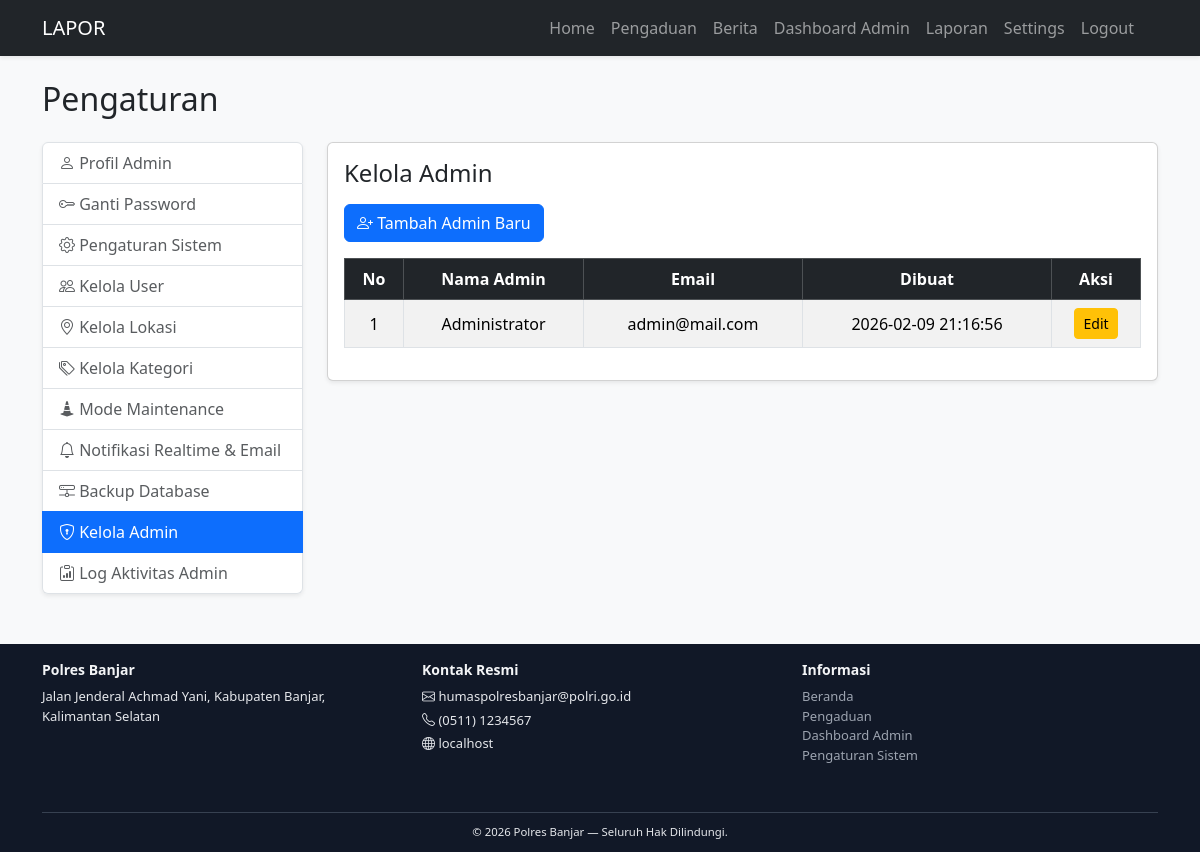
/index.php?page=settings&menu=admin (signed in), run on the app's committed database.
### tables this page shows
CREATE TABLE `users` (
  `id_user` int(11) NOT NULL,
  `nama_lengkap` varchar(100) NOT NULL,
  `email` varchar(100) NOT NULL,
  `password` varchar(255) NOT NULL,
  `role` enum('admin','user','public') DEFAULT 'user',
  `no_hp` varchar(20) DEFAULT NULL,
  `alamat` text DEFAULT NULL,
  `created_at` timestamp NOT NULL DEFAULT current_timestamp(),
  `foto_profil` varchar(255) DEFAULT NULL
);

### index.php (called while the page is built, shortened)
<?php
$page = isset($_GET['page']) ? $_GET['page'] : 'home';
include 'views/header.php';
include route($page);
include 'views/footer.php';

### views/settings_admin/admin.php (the view, shortened to what this page needs)
<h4 class="mb-3">Kelola Admin</h4>
<button class="btn btn-primary mb-3" data-bs-toggle="modal" data-bs-target="#modalAddAdmin">
    <i class="bi bi-person-plus"></i> Tambah Admin Baru
</button>
<div class="table-responsive">
    <table class="table table-bordered table-striped align-middle text-center">
        <thead class="table-dark">
            <tr>
                <th>No</th>
                <th>Nama Admin</th>
                <th>Email</th>
                <th>Dibuat</th>
                <th>Aksi</th>
            </tr>
        </thead>
        <tbody>
            <?php
            $q = mysqli_query($conn, "SELECT * FROM users WHERE role='admin' ORDER BY id_user ASC");
            $no = 1;
            while ($row = mysqli_fetch_assoc($q)):
            ?>
            <tr>
                <td><?= $no++ ?></td>
                <td><?= htmlspecialchars($row['nama_lengkap']) ?></td>
                <td><?= htmlspecialchars($row['email']) ?></td>
                <td><?= $row['created_at'] ?></td>
                <td>
                    <button class="btn btn-sm btn-warning"
                        data-bs-toggle="modal"
                        data-bs-target="#modalEdit<?= $row['id_user'] ?>">
                        Edit
                    </button>
                </td>
            </tr>
            <?php endwhile; ?>
        </tbody>
    </table>
</div>

### views/header.php (style rules this page uses)
html, body { height: 100%; margin: 0; }
body { display: flex; flex-direction: column; background-color: #f8f9fa; }

### data on the page
users: nama_lengkap "Administrator", email "admin@mail.com", created_at "2026-02-09 21:16:56"

### other printed values
sys('site_name', 'LAPOR') "LAPOR"
$get('site_name', 'Polres Banjar') "Polres Banjar"
$get('email_service', 'humaspolresbanjar@polri.go.id') "humaspolresbanjar@polri.go.id"
$get('whatsapp', '(0511) 1234567') "(0511) 1234567"
$_SERVER['HTTP_HOST'] "localhost"
